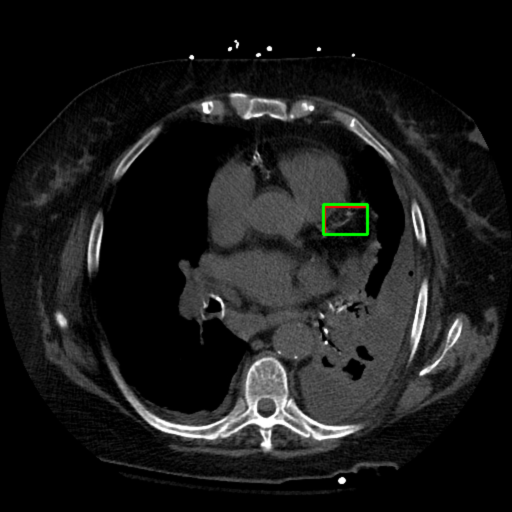
#> input picture boxed_A_ngct53_55.png, 1024 x 1024 px, given in place of pooled_ngct1_1.png, which was not available (shown at 1/2 size)
$ python -i 3RCNN_III.py   (imports and definitions only)
#> lines starting #> are read from the running program, lines starting #| are printed output that depends on the picture; pictures that were not available may be replaced by others from this repository, and a replacement may not be noted
### network.py
import numpy as np
import cv2
import random
import math
from algorithm import algorithm
from techniques import techniques
from SNN import SNN
from MPImodifiers import MPImodifiers

class network:
	def __init__(self):
		pass

	def generate_layer(prev, nodes):
		layer = []
		for i in range(prev):
			weights = []
			for j in range(nodes):
				weight = random.uniform(-1, 1)
				weights.append(weight)
			bias = random.uniform(-1, 1)
			layer.append([weights, bias])
		return layer

	# [10 lines left out: function generate_filters, not called in this run]

	def parallel_filters(num, size):
#> called with num = 16, size = 5
		layer1 = []
		for i in range(num):
			filter1 = np.random.rand(size, size)
			filter2 = filter1.tolist()
			layer1.append(filter2)
		return layer1

	# [280 lines left out: functions generate_feature_maps, max_pooling, pooled_maps, leaky_relu, connector_layer, forward_pass and 15 more, not called in this run]

### 3RCNN_III.py
import cv2
import numpy as np
import csv
import fnmatch
import os
import csv
from FunctionalNetwork_III import FunctionalNetwork
from network import network
from optimizerMV import optimizerMV
import time
from Modifications import Modifications
from mpi4py import MPI

comm = MPI.COMM_WORLD
# [1 line that did not run here, left out]
# [1 line that did not run here, left out]

# structure generation
CV1 = [0, 0, 0, 0, 0]
CV2 = [0, 0, 0, 0, 0]
CV3 = [0, 0, 0, 0, 0]
CV4 = [0, 0, 0, 0, 0]

PCV1 = network.parallel_filters(16, 5)
PCV2 = network.parallel_filters(16, 5)
PCV3 = network.parallel_filters(32, 3)
PCV4 = network.parallel_filters(64, 3)

# [1 line that did not run here, left out]
# [1 line that did not run here, left out]
# [1 line that did not run here, left out]
# [1 line that did not run here, left out]

FC5 = [0, 0, 0, 0, 0]
FC6 = [0, 0, 0, 0, 0]
SF = [0, 0, 0, 0, 0]

# [1 line that did not run here, left out]
# [1 line that did not run here, left out]
# [1 line that did not run here, left out]

network_filters = [CV1, CV2, CV3, CV4]
network_nodes = [FC5, FC6]
networkN = [network_filters, network_nodes, SF]

# ABOVE THIS: DO NOT TOUCH
#
#

# This is for RCA

# 1 scans
val = 40

def save(networkN, code, losses):
	filters = networkN[0]
	nodes = networkN[1]
	SF = networkN[2]

	CV1 = filters[0]
	CV2 = filters[1]
	CV3 = filters[2]
	CV4 = filters[3]

	FC5 = nodes[0]
	FC6 = nodes[1]

	lst = [code]
	lst.append(min(losses))
	for i in range(len(losses)):
		lst.append(losses[i])
	lst.append("S")
	for i in range(5):
		for a in range(len(filters)):
			for j in range(len(filters[a][i])):
				for k in range(len(filters[a][i][j])):
					for l in range(len(filters[a][i][j][k])):
						lst.append(filters[a][i][j][k][l])
		for b in range(len(nodes)):
			for j in range(len(nodes[b][i])):
				for k in range(len(nodes[b][i][j][0])):
					lst.append(nodes[b][i][j][0][k])
				lst.append(nodes[b][i][j][1])

		for c in range(len(SF[i])):
			for j in range(len(SF[i][c][0])):
				lst.append(SF[i][c][j][0][k])
			lst.append(SF[i][c][j][1])

	print(lst)
	csvfile = open("saved.csv", "a+")
	csvwriter = csv.writer(csvfile)
	csvwriter.writerow(lst)
	csvfile.close()


def div(lst, val):
	fin = []
	for i in range(len(lst)):
		new = lst[i] / val
		fin.append(new)
	return fin

def data(ptn, val = 0):
#> called with ptn = 1, val = 40
	rows = []
	with open("3RCNN_Data_Annotations.csv") as csvfile:
#> (reads 3RCNN_Data_Annotations.csv from the repository)
		csvreader = csv.reader(csvfile, delimiter = ",")
		for row in csvreader:
			if int(row[1]) == ptn:
				rows.append(row)
	if val == 0:
		val = len(rows) - 4
	images = []
	actuals = []
	for i in range(val):
		vals1 = [int(rows[i][3]), int(rows[i][4]), int(rows[i][5]), int(rows[i][6])]
		vals2 = [int(rows[i + 1][3]), int(rows[i + 1][4]), int(rows[i + 1][5]), int(rows[i + 1][6])]
		vals3 = [int(rows[i + 2][3]), int(rows[i + 2][4]), int(rows[i + 2][5]), int(rows[i + 2][6])]
		vals4 = [int(rows[i + 3][3]), int(rows[i + 3][4]), int(rows[i + 3][5]), int(rows[i + 3][6])]
		vals5 = [int(rows[i + 4][3]), int(rows[i + 4][4]), int(rows[i + 4][5]), int(rows[i + 4][6])]
		actuals.append([div(vals1, 1024), div(vals2, 1024), div(vals3, 1024), div(vals4, 1024), div(vals5, 1024)])

		image1 = cv2.imread("NGCT{}_IMG/pooled_ngct{}_{}.png".format(ptn, ptn, i + 1), 0)
#> image1: shape (1024, 1024); min 0, max 255, mean 26.3
		image2 = cv2.imread("NGCT{}_IMG/pooled_ngct{}_{}.png".format(ptn, ptn, i + 2), 0)
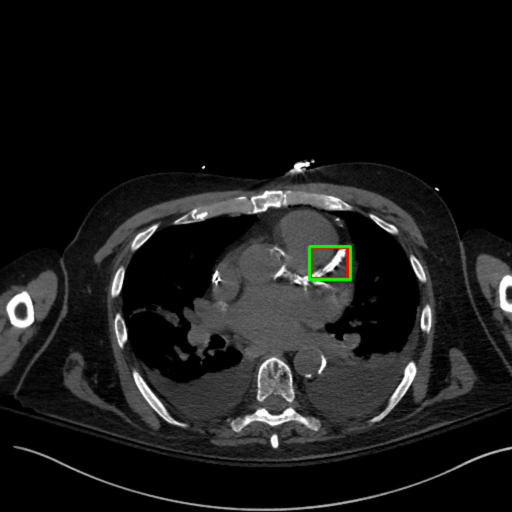
#> input picture boxed_A_ngct78_78.png, 1024 x 1024 px, given in place of pooled_ngct1_2.png, which was not available (shown at 1/2 size)
#> image2: shape (1024, 1024); min 0, max 255, mean 24.4
		image3 = cv2.imread("NGCT{}_IMG/pooled_ngct{}_{}.png".format(ptn, ptn, i + 3), 0)
		image4 = cv2.imread("NGCT{}_IMG/pooled_ngct{}_{}.png".format(ptn, ptn, i + 4), 0)
		image5 = cv2.imread("NGCT{}_IMG/pooled_ngct{}_{}.png".format(ptn, ptn, i + 5), 0)
		image1 = cv2.resize(image1, (128, 128))
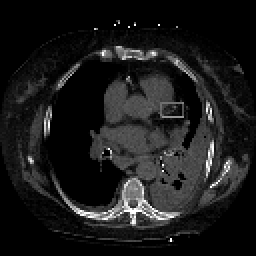
#> image1: shape (128, 128) (shown 2 times larger); min 0, max 255, mean 26.4
		image2 = cv2.resize(image2, (128, 128))
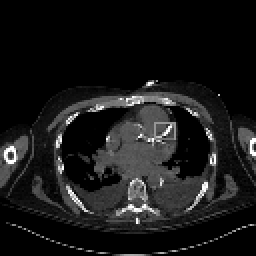
#> image2: shape (128, 128) (shown 2 times larger); min 0, max 255, mean 24.5
		image3 = cv2.resize(image3, (128, 128))
		image4 = cv2.resize(image4, (128, 128))
		image5 = cv2.resize(image5, (128, 128))
		images.append([image1, image2, image3, image4, image5])

	return (images, actuals)

losses = [64, 64]
nn = 0
neuralNetworks = [networkN]
# scan 1
scan_start = time.time()
num_files = len(fnmatch.filter(os.listdir("NGCT1_IMG"), '*.png'))
num_files = num_files // 3
# [1 line that did not run here, left out]
# [13 lines not run here, left out]

scan_end = time.time()
# [5 lines not run here, left out]

# scan 10
scan_start = time.time()
num_files2 = len(fnmatch.filter(os.listdir("NGCT10_IMG"), '*.png'))
num_files2 = num_files2 // 3
# [1 line that did not run here, left out]
# [13 lines not run here, left out]

scan_end = time.time()
# [6 lines not run here, left out]

>>> result = data('boxed_A_ngct53_55.png')
